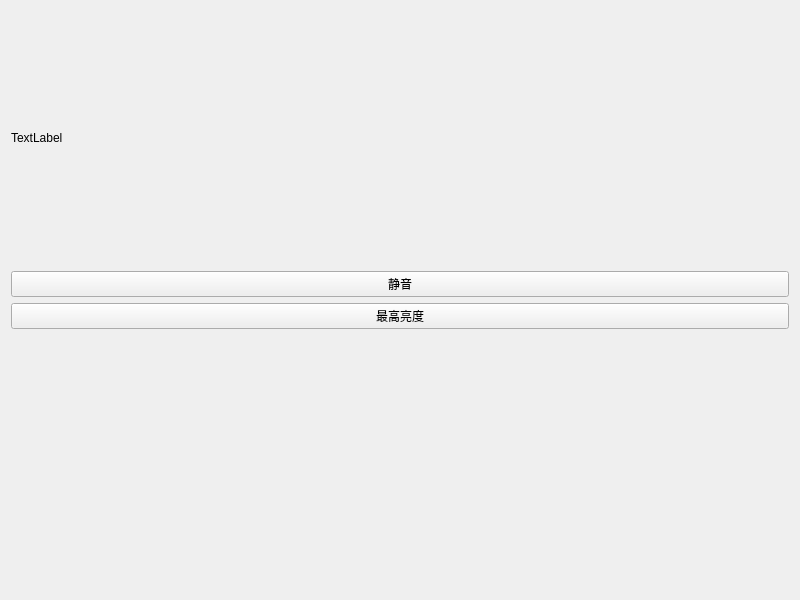
<?xml version="1.0" encoding="UTF-8"?>
<ui version="4.0">
 <class>MyWidget</class>
 <widget class="QWidget" name="MyWidget">
  <property name="geometry">
   <rect>
    <x>0</x>
    <y>0</y>
    <width>800</width>
    <height>600</height>
   </rect>
  </property>
  <property name="windowTitle">
   <string>MyWidget</string>
  </property>
  <layout class="QVBoxLayout" name="verticalLayout">
   <item>
    <widget class="QLabel" name="label">
     <property name="text">
      <string>TextLabel</string>
     </property>
    </widget>
   </item>
   <item>
    <widget class="QPushButton" name="volButton">
     <property name="text">
      <string>静音</string>
     </property>
    </widget>
   </item>
   <item>
    <widget class="QPushButton" name="ligButton">
     <property name="text">
      <string>最高亮度</string>
     </property>
    </widget>
   </item>
   <item>
    <widget class="ControlForm" name="widget" native="true"/>
   </item>
  </layout>
 </widget>
 <customwidgets>
  <customwidget>
   <class>ControlForm</class>
   <extends>QWidget</extends>
   <header location="global">controlform.h</header>
   <container>1</container>
  </customwidget>
 </customwidgets>
 <resources/>
 <connections/>
</ui>
